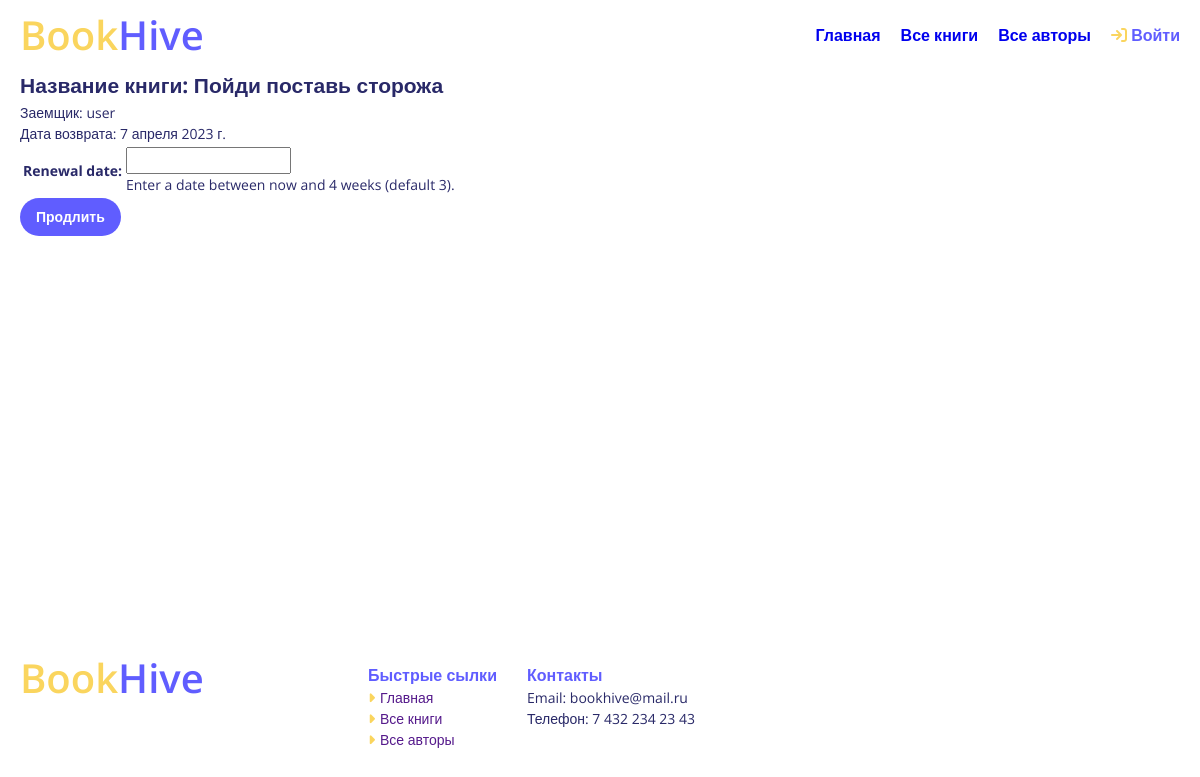
The app's page /catalog/book/7a4a6f8600a74667af9f635ac571d13a/renew/, older data.
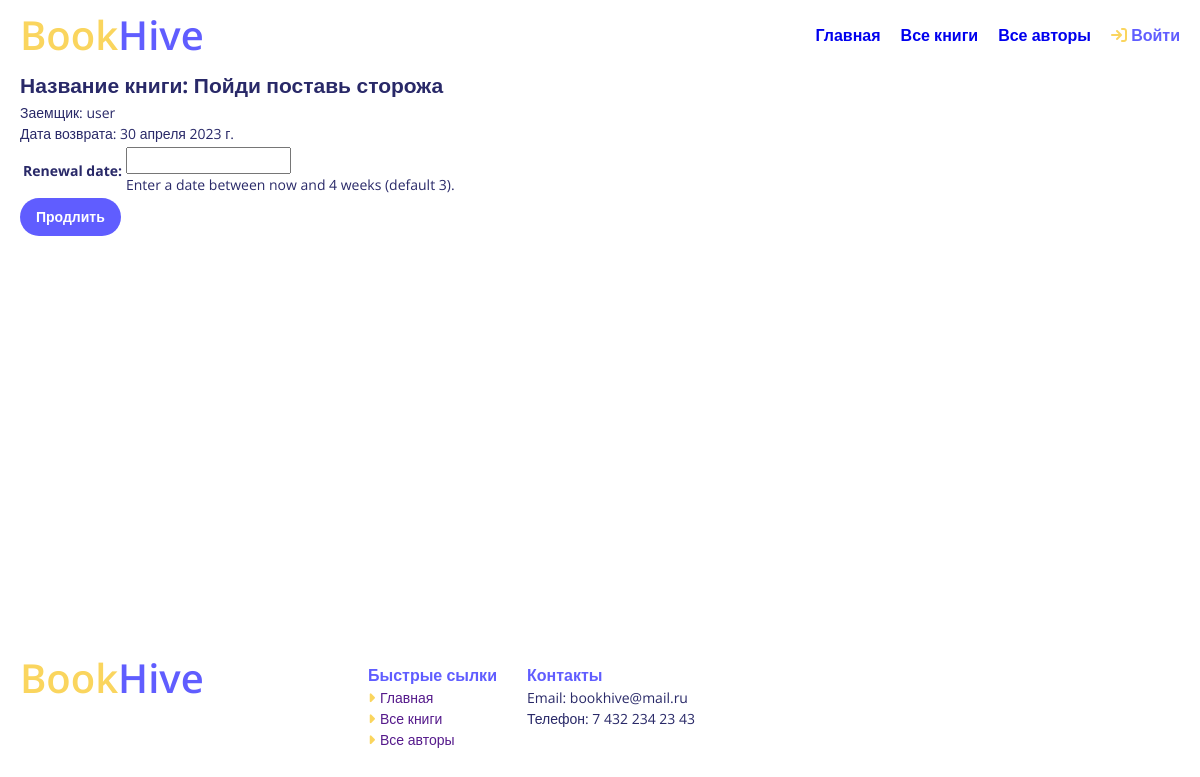
The same page, newer data.
### catalog/models.py (models this page shows, shortened)
class BookInstance(models.Model):
    id = models.UUIDField(primary_key=True, default=uuid.uuid4, help_text="Unique ID for this particular book across whole library")
    book = models.ForeignKey('Book', on_delete=models.SET_NULL, null=True)
    imprint = models.CharField(max_length=200)
    due_back = models.DateField(null=True, blank=True)
    borrower = models.ForeignKey(User, on_delete=models.SET_NULL, null=True, blank=True)
    LOAN_STATUS = (
        ('m', 'Maintenance'),
        ('o', 'On loan'),
        ('a', 'Available'),
        ('r', 'Reserved'),
    )
    status = models.CharField(max_length=1, choices=LOAN_STATUS, blank=True, default='m', help_text='Book availability')
    class Meta:
        ordering = ["due_back"]
        permissions = (("can_mark_returned", "Set book as returned"),)
    @property
    def is_overdue(self):
        if self.due_back and date.today() > self.due_back:
            return True
        return False

class Book(models.Model):
    image = models.ImageField(null=True, blank=True,default='default.jpg', upload_to='Books')
    title = models.CharField(max_length=200)
    author = models.ForeignKey('Author', on_delete=models.SET_NULL, null=True)
    summary = models.TextField(max_length=1000, help_text="Enter a brief description of the book")
    isbn = models.CharField('ISBN',max_length=13, help_text='13 Character <a href="https://www.isbn-international.org/content/what-isbn">ISBN number</a>')
    genre = models.ManyToManyField(Genre, help_text="Select a genre for this book")
    def display_genre(self):
        """
        Creates a string for the Genre. This is required to display genre in Admin.
        """
        return ', '.join([ genre.name for genre in self.genre.all()[:3] ])
    display_genre.short_description = 'Genre'

### catalog/views.py (the view)
# urls.py: re_path(r'^book/(?P<pk>[-\w]+)/renew/$', views.renew_book_librarian, name='renew-book-librarian'),
def renew_book_librarian(request, pk):
    book_inst = get_object_or_404(BookInstance, pk=pk)
    if request.method == 'POST':
        form = RenewBookForm(request.POST)
        if form.is_valid():
            book_inst.due_back = form.cleaned_data['due_back']
            book_inst.save()
            return HttpResponseRedirect(reverse('profile') )
    else:
        proposed_renewal_date = datetime.date.today() + datetime.timedelta(weeks=3)
        form = RenewBookForm(initial={'renewal_date': proposed_renewal_date,})
    return render(request, 'catalog/book_renew_librarian.html', {'form': form, 'bookinst':book_inst})

### catalog/forms.py (shortened to what this page needs)
class RenewBookForm(forms.ModelForm):
    class Meta:
        model = BookInstance
        fields = ['due_back',]
        labels = { 'due_back': _('Renewal date'), }
        help_texts = { 'due_back': _('Enter a date between now and 4 weeks (default 3).'), }

### catalog/templates/catalog/book_renew_librarian.html (shortened to what this page needs)
{% extends "base_generic.html" %}
{% block content %}
    <div class="__container">
        <h1>Название книги: {{bookinst.book.title}}</h1>
        <p>Заемщик: {{bookinst.borrower}}</p>
        <p{% if bookinst.is_overdue %} class="text-danger"{% endif %}>Дата возврата: {{bookinst.due_back}}</p>
        <form action="" method="post">
            <table>
            {{ form }}
            </table>
            <input class="btn" type="submit" value="Продлить" />
        </form>
    </div>
{% endblock %}

Row changes from the older to the newer data that the page shows:
changed BookInstance "Пойди поставь сторожа": due_back "7 апреля 2023 г." → "30 апреля 2023 г."
